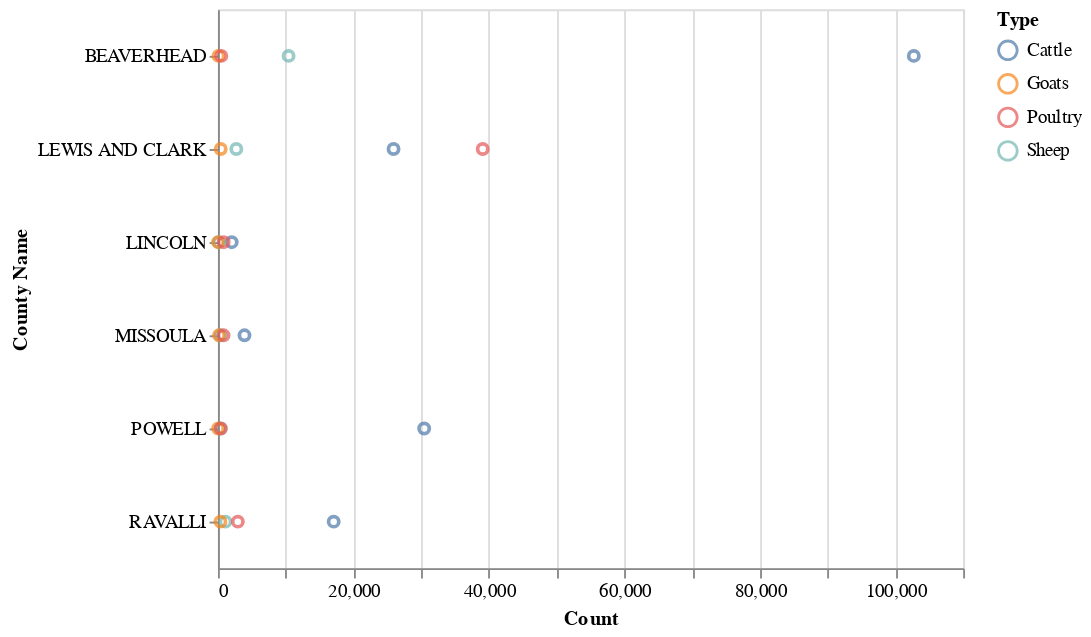

The notebook cell this image was saved under:
### Code cell
data = more_animals[more_animals['Year'] == 2018]
alt.Chart(data).mark_point().encode(
    x='Count',
    y='County Name',
    color='Type',
)

### Figure 1 — Vega-Lite specification as saved in the notebook (floating-point values rounded to 4 significant figures)
{"$schema": "https://vega.github.io/schema/vega-lite/v3.4.0.json", "config": {"background": "white", "mark": {"tooltip": null}, "view": {"height": 300, "width": 400}}, "data": {"name": "data-5e45537d704e40d370d31d5e8e61fd87"}, "datasets": {"data-5e45537d704e40d370d31d5e8e61fd87": [{"Count": 3914, "County Id": 4, "County Name": "MISSOULA", "Type": "Cattle", "Year": 2018}, {"Count": 25917, "County Id": 5, "County Name": "LEWIS AND CLARK", "Type": "Cattle", "Year": 2018}, {"Count": 17080, "County Id": 13, "County Name": "RAVALLI", "Type": "Cattle", "Year": 2018}, {"Count": 102714, "County Id": 18, "County Name": "BEAVERHEAD", "Type": "Cattle", "Year": 2018}, {"Count": 30438, "County Id": 28, "County Name": "POWELL", "Type": "Cattle", "Year": 2018}, {"Count": 2024, "County Id": 56, "County Name": "LINCOLN", "Type": "Cattle", "Year": 2018}, {"Count": 376, "County Id": 4, "County Name": "MISSOULA", "Type": "Sheep", "Year": 2018}, {"Count": 2710, "County Id": 5, "County Name": "LEWIS AND CLARK", "Type": "Sheep", "Year": 2018}, {"Count": 1107, "County Id": 13, "County Name": "RAVALLI", "Type": "Sheep", "Year": 2018}, {"Count": 10423, "County Id": 18, "County Name": "BEAVERHEAD", "Type": "Sheep", "Year": 2018}, {"Count": 371, "County Id": 28, "County Name": "POWELL", "Type": "Sheep", "Year": 2018}, {"Count": 122, "County Id": 56, "County Name": "LINCOLN", "Type": "Sheep", "Year": 2018}, {"Count": 162, "County Id": 4, "County Name": "MISSOULA", "Type": "Goats", "Year": 2018}, {"Count": 403, "County Id": 5, "County Name": "LEWIS AND CLARK", "Type": "Goats", "Year": 2018}, {"Count": 363, "County Id": 13, "County Name": "RAVALLI", "Type": "Goats", "Year": 2018}, {"Count": 80, "County Id": 18, "County Name": "BEAVERHEAD", "Type": "Goats", "Year": 2018}, {"Count": 28, "County Id": 28, "County Name": "POWELL", "Type": "Goats", "Year": 2018}, {"Count": 31, "County Id": 56, "County Name": "LINCOLN", "Type": "Goats", "Year": 2018}, {"Count": 829, "County Id": 4, "County Name": "MISSOULA", "Type": "Poultry", "Year": 2018}, {"Count": 39080, "County Id": 5, "County Name": "LEWIS AND CLARK", "Type": "Poultry", "Year": 2018}, {"Count": 2933, "County Id": 13, "County Name": "RAVALLI", "Type": "Poultry", "Year": 2018}, {"Count": 493, "County Id": 18, "County Name": "BEAVERHEAD", "Type": "Poultry", "Year": 2018}, {"Count": 429, "County Id": 28, "County Name": "POWELL", "Type": "Poultry", "Year": 2018}, {"Count": 841, "County Id": 56, "County Name": "LINCOLN", "Type": "Poultry", "Year": 2018}]}, "encoding": {"color": {"field": "Type", "type": "nominal"}, "x": {"field": "Count", "type": "quantitative"}, "y": {"field": "County Name", "type": "nominal"}}, "mark": "point"}
